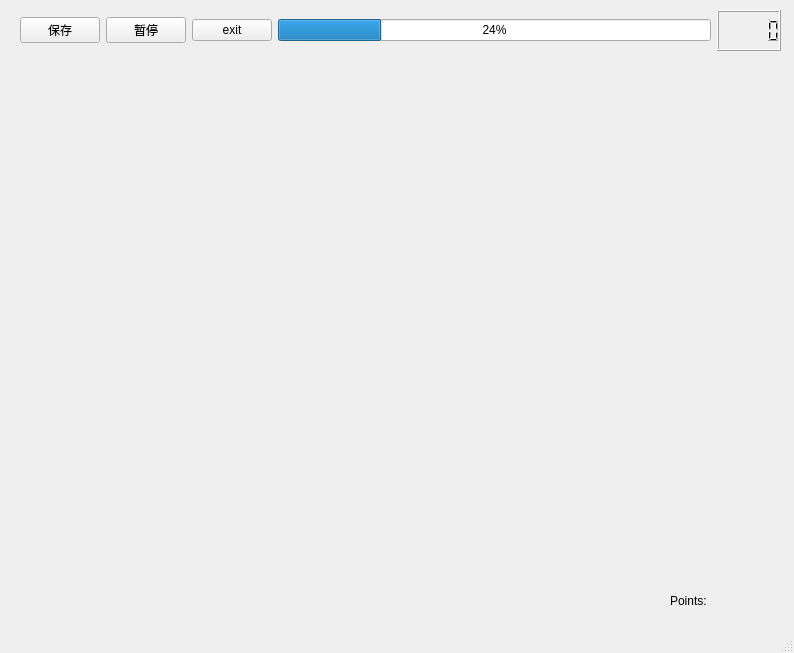
<?xml version="1.0" encoding="UTF-8"?>
<ui version="4.0">
 <class>MainWindow</class>
 <widget class="QMainWindow" name="MainWindow">
  <property name="geometry">
   <rect>
    <x>0</x>
    <y>0</y>
    <width>794</width>
    <height>653</height>
   </rect>
  </property>
  <property name="windowTitle">
   <string>MainWindow</string>
  </property>
  <widget class="QWidget" name="centralwidget">
   <widget class="QLabel" name="Point1">
    <property name="geometry">
     <rect>
      <x>670</x>
      <y>590</y>
      <width>111</width>
      <height>21</height>
     </rect>
    </property>
    <property name="text">
     <string>Points:</string>
    </property>
   </widget>
   <widget class="QWidget" name="horizontalLayoutWidget">
    <property name="geometry">
     <rect>
      <x>20</x>
      <y>10</y>
      <width>761</width>
      <height>41</height>
     </rect>
    </property>
    <layout class="QHBoxLayout" name="horizontalLayout">
     <item>
      <widget class="QPushButton" name="save">
       <property name="text">
        <string>保存</string>
       </property>
      </widget>
     </item>
     <item>
      <widget class="QPushButton" name="pause">
       <property name="text">
        <string>暂停</string>
       </property>
      </widget>
     </item>
     <item>
      <widget class="QPushButton" name="exit">
       <property name="text">
        <string>exit</string>
       </property>
      </widget>
     </item>
     <item>
      <widget class="QProgressBar" name="Timebar">
       <property name="value">
        <number>24</number>
       </property>
      </widget>
     </item>
     <item>
      <widget class="QLCDNumber" name="Timer"/>
     </item>
    </layout>
   </widget>
  </widget>
  <widget class="QMenuBar" name="menubar">
   <property name="geometry">
    <rect>
     <x>0</x>
     <y>0</y>
     <width>794</width>
     <height>26</height>
    </rect>
   </property>
  </widget>
  <widget class="QStatusBar" name="statusbar"/>
 </widget>
 <resources/>
 <connections/>
</ui>
